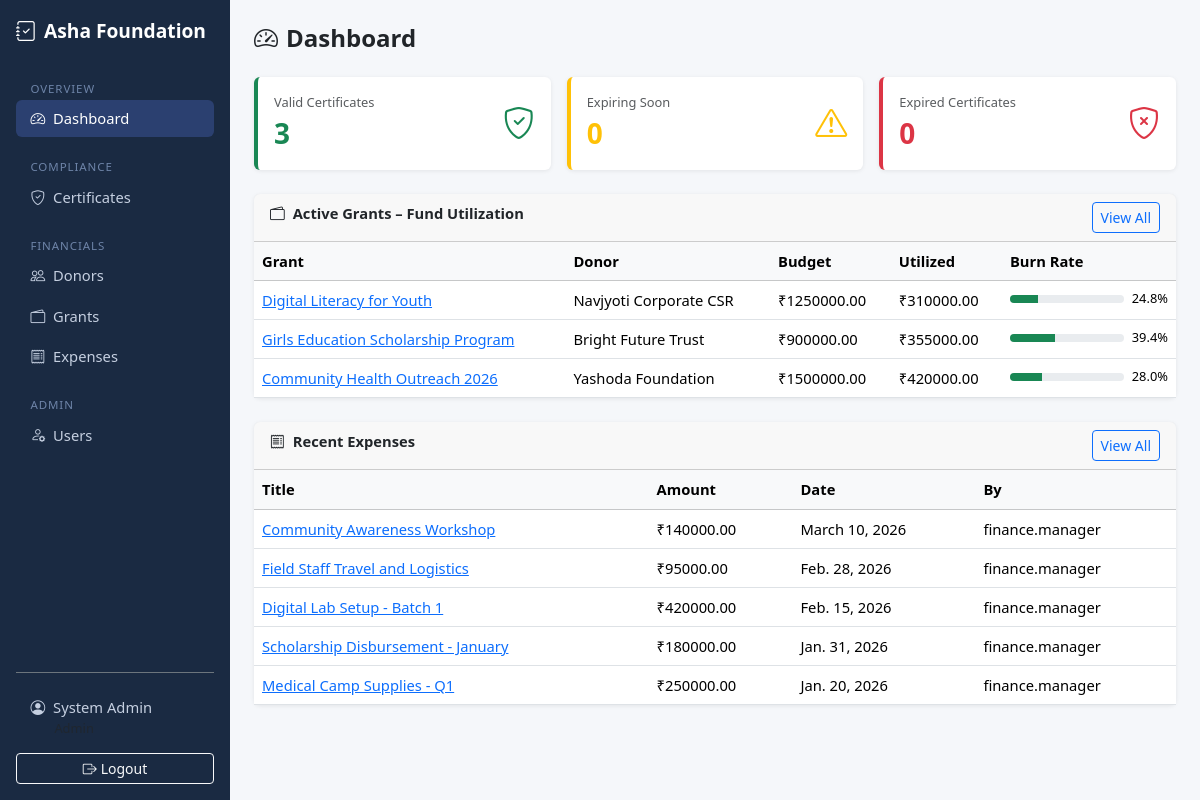
Screenshot of /accounts/dashboard/ (signed in) with the database file from the repository.
### apps/accounts/models.py (models this page shows, shortened)
class User(AbstractUser):
    ROLE_ADMIN = "admin"
    ROLE_FINANCE = "finance"
    ROLE_AUDITOR = "auditor"
    ROLE_CHOICES = [
        (ROLE_ADMIN, "Admin"),
        (ROLE_FINANCE, "Finance Manager"),
        (ROLE_AUDITOR, "Auditor"),
    ]
    role = models.CharField(
        max_length=20,
        choices=ROLE_CHOICES,
        default=ROLE_AUDITOR,
    )
    phone = models.CharField(max_length=20, blank=True)
    @property
    def is_admin_role(self):
        return self.role == self.ROLE_ADMIN
    @property
    def is_finance(self):
        return self.role == self.ROLE_FINANCE
    @property
    def is_auditor(self):
        return self.role == self.ROLE_AUDITOR

### apps/grants/models.py (models this page shows, shortened)
class Grant(models.Model):
    STATUS_PENDING = "pending"
    STATUS_ACTIVE = "active"
    STATUS_CLOSED = "closed"
    STATUS_CHOICES = [
        (STATUS_PENDING, "Pending"),
        (STATUS_ACTIVE, "Active"),
        (STATUS_CLOSED, "Closed"),
    ]
    donor = models.ForeignKey(Donor, on_delete=models.PROTECT, related_name="grants")
    name = models.CharField(max_length=250)
    total_amount = models.DecimalField(max_digits=14, decimal_places=2)
    start_date = models.DateField()
    end_date = models.DateField()
    purpose = models.TextField()
    status = models.CharField(max_length=10, choices=STATUS_CHOICES, default=STATUS_PENDING)
    agreement_file = models.FileField(upload_to="grants/agreements/", blank=True, null=True)
    is_active = models.BooleanField(default=True)  # soft delete
    created_at = models.DateTimeField(auto_now_add=True)
    updated_at = models.DateTimeField(auto_now=True)
    class Meta:
        ordering = ["-created_at"]
    @property
    def utilized_amount(self):
        from django.db.models import Sum
        result = self.allocations.filter(expense__is_active=True).aggregate(total=Sum("allocated_amount"))
        return result["total"] or 0
    @property
    def burn_rate(self):
        if self.total_amount == 0:
            return 0
        return round((self.utilized_amount / self.total_amount) * 100, 1)

### apps/donors/models.py (models this page shows, shortened)
class Donor(models.Model):
    TYPE_INDIVIDUAL = "individual"
    TYPE_ORGANIZATION = "organization"
    TYPE_GOVERNMENT = "government"
    TYPE_CORPORATE = "corporate"
    TYPE_CHOICES = [
        (TYPE_INDIVIDUAL, "Individual"),
        (TYPE_ORGANIZATION, "Organization"),
        (TYPE_GOVERNMENT, "Government"),
        (TYPE_CORPORATE, "Corporate"),
    ]
    name = models.CharField(max_length=200)
    donor_type = models.CharField(max_length=20, choices=TYPE_CHOICES, default=TYPE_INDIVIDUAL)
    email = models.EmailField(blank=True)
    phone = models.CharField(max_length=20, blank=True)
    country = models.CharField(max_length=100, default="India")
    address = models.TextField(blank=True)
    pan_number = models.CharField(max_length=20, blank=True, verbose_name="PAN Number")
    notes = models.TextField(blank=True)
    is_active = models.BooleanField(default=True)  # soft delete
    created_at = models.DateTimeField(auto_now_add=True)
    updated_at = models.DateTimeField(auto_now=True)
    class Meta:
        ordering = ["name"]

### apps/expenses/models.py (models this page shows, shortened)
class Expense(models.Model):
    title = models.CharField(max_length=300)
    total_amount = models.DecimalField(max_digits=14, decimal_places=2)
    expense_date = models.DateField()
    description = models.TextField(blank=True)
    receipt = models.FileField(upload_to="expenses/receipts/")  # required – enforced at form level
    created_by = models.ForeignKey(User, on_delete=models.PROTECT, related_name="expenses")
    is_active = models.BooleanField(default=True)  # soft delete
    created_at = models.DateTimeField(auto_now_add=True)
    updated_at = models.DateTimeField(auto_now=True)
    class Meta:
        ordering = ["-expense_date", "-created_at"]

### apps/accounts/views.py (the view)
# urls.py: path("dashboard/", views.dashboard_view, name="dashboard"),
@login_required
def dashboard_view(request):
    from apps.compliance.models import ComplianceDocument
    from apps.grants.models import Grant
    from apps.expenses.models import Expense
    docs = ComplianceDocument.objects.all()
    compliance_summary = {
        "green": sum(1 for d in docs if d.status == "green"),
        "yellow": sum(1 for d in docs if d.status == "yellow"),
        "red": sum(1 for d in docs if d.status == "red"),
    }
    active_grants = Grant.objects.filter(is_active=True, status="active")
    recent_expenses = Expense.objects.filter(is_active=True).select_related("created_by").order_by("-created_at")[:10]
    context = {
        "compliance_summary": compliance_summary,
        "active_grants": active_grants,
        "recent_expenses": recent_expenses,
    }
    return render(request, "accounts/dashboard.html", context)

### apps/compliance/models.py (called while the page is built)
    @property
    def status(self):
        today = timezone.localdate()
        if self.expiry_date < today:
            return "red"
        delta = (self.expiry_date - today).days
        if delta <= 30:
            return "yellow"
        return "green"

### apps/accounts/templates/accounts/dashboard.html (shortened to what this page needs)
{% extends "base.html" %}
{% block content %}
<h4 class="fw-bold mb-4"><i class="bi bi-speedometer2 me-2"></i>Dashboard</h4>
<div class="row g-3 mb-4">
  <div class="col-md-4">
    <div class="card p-3 border-start border-success border-4">
      <div class="d-flex justify-content-between align-items-center">
        <div>
          <div class="text-muted small">Valid Certificates</div>
          <div class="fs-3 fw-bold text-success">{{ compliance_summary.green }}</div>
        </div>
        <i class="bi bi-shield-check text-success fs-2"></i>
      </div>
    </div>
  </div>
  <div class="col-md-4">
    <div class="card p-3 border-start border-warning border-4">
      <div class="d-flex justify-content-between align-items-center">
        <div>
          <div class="text-muted small">Expiring Soon</div>
          <div class="fs-3 fw-bold text-warning">{{ compliance_summary.yellow }}</div>
        </div>
        <i class="bi bi-exclamation-triangle text-warning fs-2"></i>
      </div>
    </div>
  </div>
  <div class="col-md-4">
    <div class="card p-3 border-start border-danger border-4">
      <div class="d-flex justify-content-between align-items-center">
        <div>
          <div class="text-muted small">Expired Certificates</div>
          <div class="fs-3 fw-bold text-danger">{{ compliance_summary.red }}</div>
        </div>
        <i class="bi bi-shield-x text-danger fs-2"></i>
      </div>
    </div>
  </div>
</div>
<div class="card mb-4">
  <div class="card-header fw-semibold d-flex justify-content-between">
    <span><i class="bi bi-wallet2 me-2"></i>Active Grants – Fund Utilization</span>
    <a href="{% url 'grants:grant_list' %}" class="btn btn-sm btn-outline-primary">View All</a>
  </div>
  <div class="card-body p-0">
    {% if active_grants %}
    <div class="table-responsive">
      <table class="table table-hover mb-0">
        <thead class="table-light">
          <tr><th>Grant</th><th>Donor</th><th>Budget</th><th>Utilized</th><th>Burn Rate</th></tr>
        </thead>
        <tbody>
          {% for grant in active_grants %}
          <tr>
            <td><a href="{% url 'grants:grant_detail' grant.pk %}">{{ grant.name }}</a></td>
            <td>{{ grant.donor.name }}</td>
            <td>₹{{ grant.total_amount|floatformat:2 }}</td>
            <td>₹{{ grant.utilized_amount|floatformat:2 }}</td>
            <td style="min-width:150px;">
              <div class="d-flex align-items-center gap-2">
                <div class="progress flex-grow-1" style="height:8px;">
                  <div class="progress-bar {% if grant.burn_rate >= 90 %}bg-danger{% elif grant.burn_rate >= 70 %}bg-warning{% else %}bg-success{% endif %}"
                       role="progressbar" style="width:{{ grant.burn_rate }}%"></div>
                </div>
                <small>{{ grant.burn_rate }}%</small>
              </div>
            </td>
          </tr>
          {% endfor %}
        </tbody>
      </table>
    </div>
    {% else %}
      <p class="text-muted p-3 mb-0">No active grants.</p>
    {% endif %}
  </div>
</div>
<div class="row g-3">
  <div class="col-12">
    <div class="card">
      <div class="card-header fw-semibold d-flex justify-content-between">
        <span><i class="bi bi-receipt me-2"></i>Recent Expenses</span>
        <a href="{% url 'expenses:expense_list' %}" class="btn btn-sm btn-outline-primary">View All</a>
      </div>
      <div class="card-body p-0">
        {% if recent_expenses %}
        <div class="table-responsive">
          <table class="table table-hover mb-0">
            <thead class="table-light"><tr><th>Title</th><th>Amount</th><th>Date</th><th>By</th></tr></thead>
            <tbody>
              {% for exp in recent_expenses %}
              <tr>
                <td><a href="{% url 'expenses:expense_detail' exp.pk %}">{{ exp.title|truncatechars:35 }}</a></td>
                <td>₹{{ exp.total_amount|floatformat:2 }}</td>
                <td>{{ exp.expense_date }}</td>
                <td>{{ exp.created_by.username }}</td>
              </tr>
              {% endfor %}
            </tbody>
          </table>
        </div>
        {% else %}<p class="text-muted p-3 mb-0">No expenses recorded.</p>{% endif %}
      </div>
    </div>
  </div>
</div>
{% endblock %}

### templates/base.html (shortened to what this page needs)
<!DOCTYPE html>
<html lang="en">
<head>
  <link href="https://cdn.jsdelivr.net/npm/bootstrap@5.3.3/dist/css/bootstrap.min.css" rel="stylesheet">
  <link href="https://cdn.jsdelivr.net/npm/bootstrap-icons@1.11.3/font/bootstrap-icons.min.css" rel="stylesheet">
</head>
<body>
{% if user.is_authenticated %}
<div class="d-flex">
  <nav class="sidebar d-flex flex-column p-3" style="width:230px;flex-shrink:0;">
    <a class="sidebar-brand text-decoration-none mb-4 d-flex align-items-center gap-2" href="{% url 'accounts:dashboard' %}">
      <i class="bi bi-journal-check fs-5"></i> Asha Foundation
    </a>
    <div class="nav-section">Overview</div>
    <a class="nav-link mb-1 {% if request.resolver_match.url_name == 'dashboard' %}active{% endif %}" href="{% url 'accounts:dashboard' %}">
      <i class="bi bi-speedometer2 me-2"></i>Dashboard
    </a>
    {% if user.is_admin_role %}
    <div class="nav-section mt-2">Compliance</div>
    <a class="nav-link mb-1" href="{% url 'compliance:document_list' %}">
      <i class="bi bi-shield-check me-2"></i>Certificates
    </a>
    {% endif %}
    {% if user.is_admin_role or user.is_finance or user.is_auditor %}
    <div class="nav-section mt-2">Financials</div>
    <a class="nav-link mb-1" href="{% url 'donors:donor_list' %}">
      <i class="bi bi-people me-2"></i>Donors
    </a>
    <a class="nav-link mb-1" href="{% url 'grants:grant_list' %}">
      <i class="bi bi-wallet2 me-2"></i>Grants
    </a>
    <a class="nav-link mb-1" href="{% url 'expenses:expense_list' %}">
      <i class="bi bi-receipt me-2"></i>Expenses
    </a>
    {% endif %}
    {% if user.is_admin_role %}
    <div class="nav-section mt-2">Admin</div>
    <a class="nav-link mb-1" href="{% url 'accounts:user_list' %}">
      <i class="bi bi-person-gear me-2"></i>Users
    </a>
    {% endif %}
    <div class="mt-auto pt-3 border-top border-secondary">
      <a class="nav-link mb-1" href="{% url 'accounts:profile' %}">
        <i class="bi bi-person-circle me-2"></i>{{ user.get_full_name|default:user.username }}
        <small class="d-block text-muted ms-4">{{ user.get_role_display }}</small>
      </a>
      <form method="post" action="{% url 'accounts:logout' %}" class="m-0">
        <button type="submit" class="btn btn-sm btn-outline-light w-100 mt-1">
          <i class="bi bi-box-arrow-right me-1"></i>Logout
        </button>
      </form>
    </div>
  </nav>
  <main class="flex-grow-1 p-4">
    {% block content %}{% endblock %}
  </main>
</div>
{% else %}
  {% block auth_content %}{% endblock %}
{% endif %}
</body>
</html>

### templates/base.html (style rules this page uses)
body { font-size: 0.92rem; }
.sidebar { min-height: 100vh; background: #1a2a42; }
.sidebar .nav-link { color: #c5cfe0; border-radius: 6px; padding: .45rem .9rem; }
.sidebar .nav-link:hover, .sidebar .nav-link.active { background: #2b4070; color: #fff; }
.sidebar .nav-section { color: #6e84a8; font-size: .72rem; letter-spacing: .08em; text-transform: uppercase; padding: .6rem .9rem .2rem; }
.sidebar-brand { color: #fff; font-weight: 700; font-size: 1.2rem; }
main { background: #f5f7fa; min-height: 100vh; }
.card { border: none; box-shadow: 0 1px 4px rgba(0,0,0,.08); }

### rows the page displays
User: get_full_name "System Admin"
Grant: name "Digital Literacy for Youth", donor.name "Navjyoti Corporate CSR", total_amount "1250000.00", utilized_amount "310000.00", burn_rate "24.8"
Grant: name "Girls Education Scholarship Program", donor.name "Bright Future Trust", total_amount "900000.00", utilized_amount "355000.00", burn_rate "39.4"
Grant: name "Community Health Outreach 2026", donor.name "Yashoda Foundation", total_amount "1500000.00", utilized_amount "420000.00", burn_rate "28.0"
Expense: title "Community Awareness Workshop", total_amount "140000.00", expense_date "March 10, 2026", created_by.username "finance.manager"
Expense: title "Field Staff Travel and Logistics", total_amount "95000.00", expense_date "Feb. 28, 2026", created_by.username "finance.manager"
Expense: title "Digital Lab Setup - Batch 1", total_amount "420000.00", expense_date "Feb. 15, 2026", created_by.username "finance.manager"
Expense: title "Scholarship Disbursement - January", total_amount "180000.00", expense_date "Jan. 31, 2026", created_by.username "finance.manager"
Expense: title "Medical Camp Supplies - Q1", total_amount "250000.00", expense_date "Jan. 20, 2026", created_by.username "finance.manager"

### other values shown
{{ compliance_summary.green }} "3"
{{ compliance_summary.yellow }} "0"
{{ compliance_summary.red }} "0"
